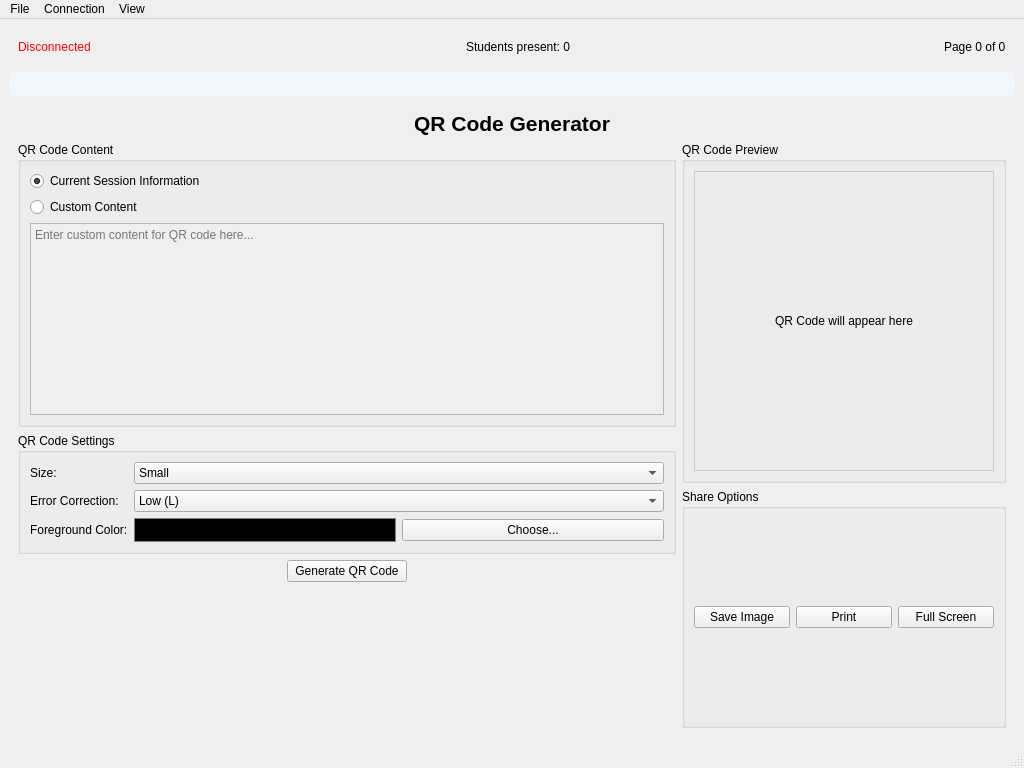
<?xml version="1.0" encoding="UTF-8"?>
<ui version="4.0">
 <class>MainWindow</class>
 <widget class="QMainWindow" name="MainWindow">
  <property name="geometry">
   <rect>
    <x>0</x>
    <y>0</y>
    <width>1024</width>
    <height>768</height>
   </rect>
  </property>
  <property name="windowTitle">
   <string>AirClass Desktop</string>
  </property>
  <widget class="QWidget" name="centralwidget">
   <layout class="QVBoxLayout" name="verticalLayout">
    <item>
     <widget class="QWidget" name="topBar" native="true">
      <layout class="QHBoxLayout" name="horizontalLayout">
       <item>
        <widget class="QLabel" name="connectionStatusLabel">
         <property name="styleSheet">
          <string>color: red;</string>
         </property>
         <property name="text">
          <string>Disconnected</string>
         </property>
        </widget>
       </item>
       <item>
        <spacer name="horizontalSpacer">
         <property name="orientation">
          <enum>Qt::Orientation::Horizontal</enum>
         </property>
         <property name="sizeHint" stdset="0">
          <size>
           <width>40</width>
           <height>20</height>
          </size>
         </property>
        </spacer>
       </item>
       <item>
        <widget class="QLabel" name="attendanceCountLabel">
         <property name="text">
          <string>Students present: 0</string>
         </property>
        </widget>
       </item>
       <item>
        <spacer name="horizontalSpacer_2">
         <property name="orientation">
          <enum>Qt::Orientation::Horizontal</enum>
         </property>
         <property name="sizeHint" stdset="0">
          <size>
           <width>40</width>
           <height>20</height>
          </size>
         </property>
        </spacer>
       </item>
       <item>
        <widget class="QLabel" name="pageIndicatorLabel">
         <property name="text">
          <string>Page 0 of 0</string>
         </property>
        </widget>
       </item>
      </layout>
     </widget>
    </item>
    <item>
     <widget class="QLabel" name="notificationLabel">
      <property name="styleSheet">
       <string>background-color: #f0f7ff; color: #0055aa; padding: 5px; border-radius: 3px;</string>
      </property>
      <property name="text">
       <string/>
      </property>
      <property name="alignment">
       <set>Qt::AlignmentFlag::AlignCenter</set>
      </property>
     </widget>
    </item>
    <item>
     <widget class="QStackedWidget" name="stackedWidget">
      <property name="currentIndex">
       <number>3</number>
      </property>
      <widget class="QWidget" name="dashboardView">
       <layout class="QVBoxLayout" name="verticalLayout_2">
        <item>
         <widget class="QLabel" name="label">
          <property name="font">
           <font>
            <pointsize>16</pointsize>
            <bold>true</bold>
           </font>
          </property>
          <property name="text">
           <string>AirClass Dashboard</string>
          </property>
          <property name="alignment">
           <set>Qt::AlignmentFlag::AlignCenter</set>
          </property>
         </widget>
        </item>
        <item>
         <layout class="QGridLayout" name="gridLayout">
          <item row="0" column="0">
           <widget class="QGroupBox" name="serverGroupBox">
            <property name="title">
             <string>Server Connection</string>
            </property>
            <layout class="QFormLayout" name="formLayout">
             <item row="0" column="0">
              <widget class="QLabel" name="label_2">
               <property name="text">
                <string>Server URL:</string>
               </property>
              </widget>
             </item>
             <item row="0" column="1">
              <widget class="QLineEdit" name="serverUrlEdit">
               <property name="text">
                <string>ws://localhost:8080</string>
               </property>
              </widget>
             </item>
             <item row="1" column="0">
              <widget class="QLabel" name="label_3">
               <property name="text">
                <string>Room ID:</string>
               </property>
              </widget>
             </item>
             <item row="1" column="1">
              <widget class="QLineEdit" name="roomIdEdit">
               <property name="text">
                <string>airclass-123</string>
               </property>
              </widget>
             </item>
             <item row="2" column="1">
              <layout class="QHBoxLayout" name="horizontalLayout_3">
               <item>
                <widget class="QPushButton" name="connectButton">
                 <property name="text">
                  <string>Connect</string>
                 </property>
                </widget>
               </item>
               <item>
                <widget class="QPushButton" name="disconnectButton">
                 <property name="enabled">
                  <bool>false</bool>
                 </property>
                 <property name="text">
                  <string>Disconnect</string>
                 </property>
                </widget>
               </item>
              </layout>
             </item>
            </layout>
           </widget>
          </item>
          <item row="0" column="1">
           <widget class="QGroupBox" name="recentPresentationsGroupBox">
            <property name="title">
             <string>Recent Presentations</string>
            </property>
            <layout class="QVBoxLayout" name="verticalLayout_3">
             <item>
              <widget class="QListWidget" name="recentFilesList"/>
             </item>
             <item>
              <layout class="QHBoxLayout" name="horizontalLayout_4">
               <item>
                <widget class="QPushButton" name="openPresentationButton">
                 <property name="text">
                  <string>Open Presentation...</string>
                 </property>
                </widget>
               </item>
              </layout>
             </item>
            </layout>
           </widget>
          </item>
          <item row="1" column="0">
           <widget class="QGroupBox" name="classInfoGroupBox">
            <property name="title">
             <string>Class Information</string>
            </property>
            <layout class="QFormLayout" name="formLayout_2">
             <item row="0" column="0">
              <widget class="QLabel" name="label_4">
               <property name="text">
                <string>Course Name:</string>
               </property>
              </widget>
             </item>
             <item row="0" column="1">
              <widget class="QLineEdit" name="courseNameEdit"/>
             </item>
             <item row="1" column="0">
              <widget class="QLabel" name="label_5">
               <property name="text">
                <string>Instructor Name:</string>
               </property>
              </widget>
             </item>
             <item row="1" column="1">
              <widget class="QLineEdit" name="instructorNameEdit"/>
             </item>
            </layout>
           </widget>
          </item>
          <item row="1" column="1">
           <widget class="QGroupBox" name="gesturesGroupBox">
            <property name="title">
             <string>Gesture Controls</string>
            </property>
            <layout class="QVBoxLayout" name="verticalLayout_4">
             <item>
              <widget class="QLabel" name="label_6">
               <property name="text">
                <string>Registered Gestures:</string>
               </property>
              </widget>
             </item>
             <item>
              <widget class="QListWidget" name="gestureListWidget"/>
             </item>
            </layout>
           </widget>
          </item>
         </layout>
        </item>
       </layout>
      </widget>
      <widget class="QWidget" name="presentationView">
       <layout class="QVBoxLayout" name="presentationLayout">
        <item>
         <widget class="QPdfView" name="pdfView">
          <property name="minimumSize">
           <size>
            <width>600</width>
            <height>400</height>
           </size>
          </property>
         </widget>
        </item>
        <item>
         <layout class="QHBoxLayout" name="presentationControlsLayout">
          <item>
           <widget class="QPushButton" name="prevButton">
            <property name="text">
             <string>Previous</string>
            </property>
           </widget>
          </item>
          <item>
           <widget class="QPushButton" name="nextButton">
            <property name="text">
             <string>Next</string>
            </property>
           </widget>
          </item>
          <item>
           <spacer name="horizontalSpacer_3">
            <property name="orientation">
             <enum>Qt::Orientation::Horizontal</enum>
            </property>
            <property name="sizeHint" stdset="0">
             <size>
              <width>40</width>
              <height>20</height>
             </size>
            </property>
           </spacer>
          </item>
          <item>
           <widget class="QPushButton" name="zoomOutButton">
            <property name="text">
             <string>Zoom Out</string>
            </property>
           </widget>
          </item>
          <item>
           <widget class="QPushButton" name="zoomInButton">
            <property name="text">
             <string>Zoom In</string>
            </property>
           </widget>
          </item>
         </layout>
        </item>
       </layout>
      </widget>
      <widget class="QWidget" name="studentsView">
       <layout class="QVBoxLayout" name="studentsLayout">
        <item>
         <widget class="QLabel" name="studentsLabel">
          <property name="font">
           <font>
            <pointsize>16</pointsize>
            <bold>true</bold>
           </font>
          </property>
          <property name="text">
           <string>Students</string>
          </property>
          <property name="alignment">
           <set>Qt::AlignmentFlag::AlignCenter</set>
          </property>
         </widget>
        </item>
        <item>
         <layout class="QHBoxLayout" name="studentsListLayout">
          <item>
           <widget class="QGroupBox" name="attendanceGroupBox">
            <property name="title">
             <string>Attendance</string>
            </property>
            <layout class="QVBoxLayout" name="verticalLayout_5">
             <item>
              <widget class="QListWidget" name="studentListWidget"/>
             </item>
            </layout>
           </widget>
          </item>
          <item>
           <widget class="QGroupBox" name="requestsGroupBox">
            <property name="title">
             <string>Speak Requests</string>
            </property>
            <layout class="QVBoxLayout" name="verticalLayout_6">
             <item>
              <widget class="QListWidget" name="requestListWidget"/>
             </item>
             <item>
              <layout class="QHBoxLayout" name="requestButtonsLayout">
               <item>
                <widget class="QPushButton" name="approveButton">
                 <property name="text">
                  <string>Approve</string>
                 </property>
                </widget>
               </item>
               <item>
                <widget class="QPushButton" name="rejectButton">
                 <property name="text">
                  <string>Reject</string>
                 </property>
                </widget>
               </item>
              </layout>
             </item>
            </layout>
           </widget>
          </item>
         </layout>
        </item>
       </layout>
      </widget>
      <widget class="QWidget" name="qrCodeView">
       <layout class="QVBoxLayout" name="qrCodeLayout">
        <item>
         <widget class="QLabel" name="qrCodeLabel">
          <property name="font">
           <font>
            <pointsize>16</pointsize>
            <bold>true</bold>
           </font>
          </property>
          <property name="text">
           <string>QR Code Generator</string>
          </property>
          <property name="alignment">
           <set>Qt::AlignmentFlag::AlignCenter</set>
          </property>
         </widget>
        </item>
        <item>
         <layout class="QHBoxLayout" name="qrCodeMainLayout">
          <item>
           <layout class="QVBoxLayout" name="qrCodeOptionsLayout">
            <item>
             <widget class="QGroupBox" name="qrContentGroupBox">
              <property name="title">
               <string>QR Code Content</string>
              </property>
              <layout class="QVBoxLayout" name="qrContentLayout">
               <item>
                <widget class="QRadioButton" name="sessionRadioButton">
                 <property name="text">
                  <string>Current Session Information</string>
                 </property>
                 <property name="checked">
                  <bool>true</bool>
                 </property>
                </widget>
               </item>
               <item>
                <widget class="QRadioButton" name="customRadioButton">
                 <property name="text">
                  <string>Custom Content</string>
                 </property>
                </widget>
               </item>
               <item>
                <widget class="QTextEdit" name="customContentTextEdit">
                 <property name="enabled">
                  <bool>false</bool>
                 </property>
                 <property name="placeholderText">
                  <string>Enter custom content for QR code here...</string>
                 </property>
                </widget>
               </item>
              </layout>
             </widget>
            </item>
            <item>
             <widget class="QGroupBox" name="qrSettingsGroupBox">
              <property name="title">
               <string>QR Code Settings</string>
              </property>
              <layout class="QFormLayout" name="qrSettingsLayout">
               <item row="0" column="0">
                <widget class="QLabel" name="sizeLevelLabel">
                 <property name="text">
                  <string>Size:</string>
                 </property>
                </widget>
               </item>
               <item row="0" column="1">
                <widget class="QComboBox" name="sizeComboBox">
                 <item>
                  <property name="text">
                   <string>Small</string>
                  </property>
                 </item>
                 <item>
                  <property name="text">
                   <string>Medium</string>
                  </property>
                 </item>
                 <item>
                  <property name="text">
                   <string>Large</string>
                  </property>
                 </item>
                </widget>
               </item>
               <item row="1" column="0">
                <widget class="QLabel" name="errorLevelLabel">
                 <property name="text">
                  <string>Error Correction:</string>
                 </property>
                </widget>
               </item>
               <item row="1" column="1">
                <widget class="QComboBox" name="errorCorrectionComboBox">
                 <item>
                  <property name="text">
                   <string>Low (L)</string>
                  </property>
                 </item>
                 <item>
                  <property name="text">
                   <string>Medium (M)</string>
                  </property>
                 </item>
                 <item>
                  <property name="text">
                   <string>Quality (Q)</string>
                  </property>
                 </item>
                 <item>
                  <property name="text">
                   <string>High (H)</string>
                  </property>
                 </item>
                </widget>
               </item>
               <item row="2" column="0">
                <widget class="QLabel" name="colorLabel">
                 <property name="text">
                  <string>Foreground Color:</string>
                 </property>
                </widget>
               </item>
               <item row="2" column="1">
                <layout class="QHBoxLayout" name="colorLayout">
                 <item>
                  <widget class="QFrame" name="foregroundColorFrame">
                   <property name="minimumSize">
                    <size>
                     <width>24</width>
                     <height>24</height>
                    </size>
                   </property>
                   <property name="styleSheet">
                    <string>background-color: black; border: 1px solid gray;</string>
                   </property>
                   <property name="frameShape">
                    <enum>QFrame::Shape::StyledPanel</enum>
                   </property>
                  </widget>
                 </item>
                 <item>
                  <widget class="QPushButton" name="chooseColorButton">
                   <property name="text">
                    <string>Choose...</string>
                   </property>
                  </widget>
                 </item>
                </layout>
               </item>
              </layout>
             </widget>
            </item>
            <item>
             <layout class="QHBoxLayout" name="generateButtonLayout">
              <item>
               <spacer name="horizontalSpacer_4">
                <property name="orientation">
                 <enum>Qt::Orientation::Horizontal</enum>
                </property>
                <property name="sizeHint" stdset="0">
                 <size>
                  <width>40</width>
                  <height>20</height>
                 </size>
                </property>
               </spacer>
              </item>
              <item>
               <widget class="QPushButton" name="generateQRButton">
                <property name="minimumSize">
                 <size>
                  <width>120</width>
                  <height>0</height>
                 </size>
                </property>
                <property name="text">
                 <string>Generate QR Code</string>
                </property>
               </widget>
              </item>
              <item>
               <spacer name="horizontalSpacer_5">
                <property name="orientation">
                 <enum>Qt::Orientation::Horizontal</enum>
                </property>
                <property name="sizeHint" stdset="0">
                 <size>
                  <width>40</width>
                  <height>20</height>
                 </size>
                </property>
               </spacer>
              </item>
             </layout>
            </item>
            <item>
             <spacer name="verticalSpacer">
              <property name="orientation">
               <enum>Qt::Orientation::Vertical</enum>
              </property>
              <property name="sizeHint" stdset="0">
               <size>
                <width>20</width>
                <height>40</height>
               </size>
              </property>
             </spacer>
            </item>
           </layout>
          </item>
          <item>
           <layout class="QVBoxLayout" name="qrCodePreviewLayout">
            <item>
             <widget class="QGroupBox" name="qrPreviewGroupBox">
              <property name="title">
               <string>QR Code Preview</string>
              </property>
              <layout class="QVBoxLayout" name="previewLayout">
               <item>
                <widget class="QLabel" name="qrCodePreviewLabel">
                 <property name="minimumSize">
                  <size>
                   <width>300</width>
                   <height>300</height>
                  </size>
                 </property>
                 <property name="styleSheet">
                  <string>border: 1px solid #cccccc;</string>
                 </property>
                 <property name="text">
                  <string>QR Code will appear here</string>
                 </property>
                 <property name="alignment">
                  <set>Qt::AlignmentFlag::AlignCenter</set>
                 </property>
                </widget>
               </item>
              </layout>
             </widget>
            </item>
            <item>
             <widget class="QGroupBox" name="shareGroupBox">
              <property name="title">
               <string>Share Options</string>
              </property>
              <layout class="QHBoxLayout" name="shareOptionsLayout">
               <item>
                <widget class="QPushButton" name="saveImageButton">
                 <property name="text">
                  <string>Save Image</string>
                 </property>
                 <property name="icon">
                  <iconset theme="document-save"/>
                 </property>
                </widget>
               </item>
               <item>
                <widget class="QPushButton" name="printButton">
                 <property name="text">
                  <string>Print</string>
                 </property>
                 <property name="icon">
                  <iconset theme="document-print"/>
                 </property>
                </widget>
               </item>
               <item>
                <widget class="QPushButton" name="displayFullScreenButton">
                 <property name="text">
                  <string>Full Screen</string>
                 </property>
                 <property name="icon">
                  <iconset theme="view-fullscreen"/>
                 </property>
                </widget>
               </item>
              </layout>
             </widget>
            </item>
           </layout>
          </item>
         </layout>
        </item>
       </layout>
      </widget>
     </widget>
    </item>
   </layout>
  </widget>
  <widget class="QMenuBar" name="menubar">
   <property name="geometry">
    <rect>
     <x>0</x>
     <y>0</y>
     <width>1024</width>
     <height>25</height>
    </rect>
   </property>
   <widget class="QMenu" name="menuFile">
    <property name="title">
     <string>File</string>
    </property>
    <addaction name="actionOpen"/>
    <addaction name="separator"/>
    <addaction name="actionExit"/>
   </widget>
   <widget class="QMenu" name="menuConnection">
    <property name="title">
     <string>Connection</string>
    </property>
    <addaction name="actionConnect"/>
    <addaction name="actionDisconnect"/>
   </widget>
   <widget class="QMenu" name="menuView">
    <property name="title">
     <string>View</string>
    </property>
    <addaction name="actionDashboard"/>
    <addaction name="actionPresentation"/>
    <addaction name="actionStudents"/>
    <addaction name="actionGenerate_QR_Code"/>
   </widget>
   <addaction name="menuFile"/>
   <addaction name="menuConnection"/>
   <addaction name="menuView"/>
  </widget>
  <widget class="QStatusBar" name="statusbar"/>
  <action name="actionOpen">
   <property name="text">
    <string>Open Presentation...</string>
   </property>
   <property name="shortcut">
    <string>Ctrl+O</string>
   </property>
  </action>
  <action name="actionExit">
   <property name="text">
    <string>Exit</string>
   </property>
   <property name="shortcut">
    <string>Ctrl+Q</string>
   </property>
  </action>
  <action name="actionConnect">
   <property name="text">
    <string>Connect to Server</string>
   </property>
  </action>
  <action name="actionDisconnect">
   <property name="text">
    <string>Disconnect</string>
   </property>
  </action>
  <action name="actionDashboard">
   <property name="text">
    <string>Dashboard</string>
   </property>
  </action>
  <action name="actionPresentation">
   <property name="text">
    <string>Presentation</string>
   </property>
  </action>
  <action name="actionStudents">
   <property name="text">
    <string>Students</string>
   </property>
  </action>
  <action name="actionGenerate_QR_Code">
   <property name="text">
    <string>Generate QR Code</string>
   </property>
  </action>
 </widget>
 <customwidgets>
  <customwidget>
   <class>QPdfView</class>
   <extends>QGraphicsView</extends>
   <header>QPdfView</header>
  </customwidget>
 </customwidgets>
 <resources/>
 <connections>
  <connection>
   <sender>actionExit</sender>
   <signal>triggered()</signal>
   <receiver>MainWindow</receiver>
   <slot>close()</slot>
   <hints>
    <hint type="sourcelabel">
     <x>-1</x>
     <y>-1</y>
    </hint>
    <hint type="destinationlabel">
     <x>399</x>
     <y>299</y>
    </hint>
   </hints>
  </connection>
  <connection>
   <sender>connectButton</sender>
   <signal>clicked()</signal>
   <receiver>MainWindow</receiver>
   <slot>on_actionConnect_triggered()</slot>
   <hints>
    <hint type="sourcelabel">
     <x>205</x>
     <y>154</y>
    </hint>
    <hint type="destinationlabel">
     <x>399</x>
     <y>299</y>
    </hint>
   </hints>
  </connection>
  <connection>
   <sender>disconnectButton</sender>
   <signal>clicked()</signal>
   <receiver>MainWindow</receiver>
   <slot>on_actionDisconnect_triggered()</slot>
   <hints>
    <hint type="sourcelabel">
     <x>308</x>
     <y>154</y>
    </hint>
    <hint type="destinationlabel">
     <x>399</x>
     <y>299</y>
    </hint>
   </hints>
  </connection>
  <connection>
   <sender>openPresentationButton</sender>
   <signal>clicked()</signal>
   <receiver>MainWindow</receiver>
   <slot>on_actionOpen_triggered()</slot>
   <hints>
    <hint type="sourcelabel">
     <x>624</x>
     <y>154</y>
    </hint>
    <hint type="destinationlabel">
     <x>399</x>
     <y>299</y>
    </hint>
   </hints>
  </connection>
  <connection>
   <sender>actionGenerate_QR_Code</sender>
   <signal>triggered()</signal>
   <receiver>MainWindow</receiver>
   <slot>on_actionQRCode_triggered()</slot>
   <hints>
    <hint type="sourcelabel">
     <x>-1</x>
     <y>-1</y>
    </hint>
    <hint type="destinationlabel">
     <x>511</x>
     <y>383</y>
    </hint>
   </hints>
  </connection>
  <connection>
   <sender>customRadioButton</sender>
   <signal>toggled(bool)</signal>
   <receiver>customContentTextEdit</receiver>
   <slot>setEnabled(bool)</slot>
   <hints>
    <hint type="sourcelabel">
     <x>191</x>
     <y>187</y>
    </hint>
    <hint type="destinationlabel">
     <x>191</x>
     <y>237</y>
    </hint>
   </hints>
  </connection>
 </connections>
 <slots>
  <slot>on_actionConnect_triggered()</slot>
  <slot>on_actionDisconnect_triggered()</slot>
  <slot>on_actionOpen_triggered()</slot>
  <slot>on_actionQRCode_triggered()</slot>
  <slot>on_generateQRButton_clicked()</slot>
  <slot>on_saveImageButton_clicked()</slot>
  <slot>on_printButton_clicked()</slot>
  <slot>on_displayFullScreenButton_clicked()</slot>
  <slot>on_chooseColorButton_clicked()</slot>
 </slots>
</ui>
